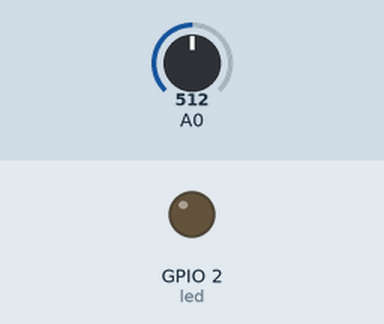
Recording of a sketch running on a simulated ESP8266 (NodeMCU). Shown: output pins drawn as LEDs (lit = HIGH). The test bench sets the inputs (shaded band); at power-on: A0 = 512. WiFi joins after 1.5 s; servers stay silent unless stated; no MQTT or app messages arrive unless stated; what the sketch prints to the serial monitor is not drawn.

Above: at 0.1 s.
At 2.7 s:
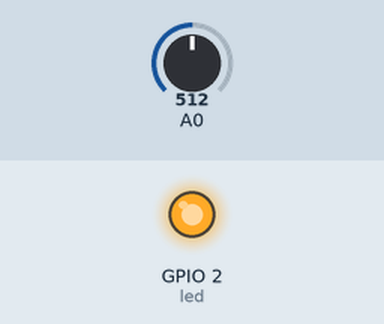
2.8 s: A0 set to 985
4.8 s: A0 set to 1015
Timing chart, 0 to 7.8 s (numbered marks = the images above; inputs shaded):
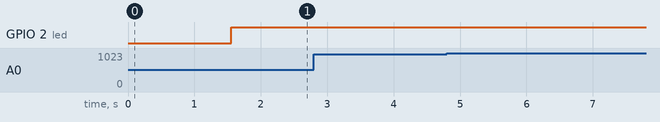

The sketch:

muscle_sensor.ino
```cpp
#include <ESP8266WiFi.h>
#include <PubSubClient.h>

const char* ssid = "XXXXXXXX";
const char* pass = "XXXXXXXX";

const char* mqttServer = "broker.hivemq.com";
const int mqttPort = 1883;

const int threshold = 1000;
int led = 2;           // the PWM pin the LED is attached to

WiFiClient espwifi;
PubSubClient client(espwifi);

void setup()
{
  pinMode(led, OUTPUT);
  Serial.begin(115200);
  WiFi.begin(ssid,pass);
  while(WiFi.status()!=WL_CONNECTED)
  {
    Serial.print('.');
    delay(500);
   }
  Serial.println("wifi connected");
   client.setServer(mqttServer,mqttPort);
   while(!client.connected())
   {
   if(client.connect("muscleSensor"))
    {
      Serial.println("mqtt established");
    }
   }
}

void loop()
{
 int y1 = analogRead(A0);
 if(y1>threshold)
  {
  digitalWrite(led,LOW);
  client.publish("muscle/XXXX/mini","Person in danger");

  Serial.println("data sent");
  }
 digitalWrite(led,HIGH);
 Serial.println(y1);
 client.loop();
 delay(1500);
}
```

Measured:
- after the input at 2.8 s, every drawn part: stays the same
